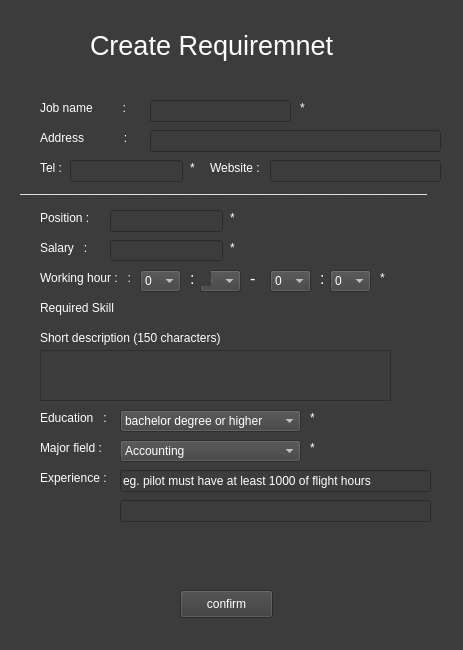
<?xml version="1.0" encoding="UTF-8"?>
<ui version="4.0">
 <class>Form</class>
 <widget class="QWidget" name="Form">
  <property name="geometry">
   <rect>
    <x>0</x>
    <y>0</y>
    <width>463</width>
    <height>650</height>
   </rect>
  </property>
  <property name="windowTitle">
   <string>Form</string>
  </property>
  <property name="styleSheet">
   <string notr="true">QWidget{
	background-color: rgb(60,60,60);
	color: white;
	font: &quot;Arial&quot;;
	
}

QComboBox{
	
	background-color: rgb(65, 65, 65);
}</string>
  </property>
  <widget class="QLabel" name="label">
   <property name="geometry">
    <rect>
     <x>90</x>
     <y>10</y>
     <width>301</width>
     <height>71</height>
    </rect>
   </property>
   <property name="font">
    <font>
     <pointsize>20</pointsize>
    </font>
   </property>
   <property name="text">
    <string>Create Requiremnet</string>
   </property>
  </widget>
  <widget class="QLabel" name="label_2">
   <property name="geometry">
    <rect>
     <x>40</x>
     <y>100</y>
     <width>111</width>
     <height>16</height>
    </rect>
   </property>
   <property name="text">
    <string>Job name         :</string>
   </property>
  </widget>
  <widget class="QLabel" name="label_3">
   <property name="geometry">
    <rect>
     <x>40</x>
     <y>160</y>
     <width>31</width>
     <height>16</height>
    </rect>
   </property>
   <property name="text">
    <string>Tel :</string>
   </property>
  </widget>
  <widget class="QLabel" name="label_4">
   <property name="geometry">
    <rect>
     <x>210</x>
     <y>160</y>
     <width>61</width>
     <height>16</height>
    </rect>
   </property>
   <property name="text">
    <string>Website :</string>
   </property>
  </widget>
  <widget class="QLabel" name="label_5">
   <property name="geometry">
    <rect>
     <x>40</x>
     <y>240</y>
     <width>61</width>
     <height>16</height>
    </rect>
   </property>
   <property name="text">
    <string>Salary   :</string>
   </property>
  </widget>
  <widget class="QLabel" name="label_6">
   <property name="geometry">
    <rect>
     <x>40</x>
     <y>210</y>
     <width>61</width>
     <height>16</height>
    </rect>
   </property>
   <property name="text">
    <string>Position :</string>
   </property>
  </widget>
  <widget class="QLabel" name="label_7">
   <property name="geometry">
    <rect>
     <x>20</x>
     <y>180</y>
     <width>431</width>
     <height>16</height>
    </rect>
   </property>
   <property name="text">
    <string>_____________________________________________________________</string>
   </property>
  </widget>
  <widget class="QLabel" name="label_8">
   <property name="geometry">
    <rect>
     <x>40</x>
     <y>270</y>
     <width>91</width>
     <height>16</height>
    </rect>
   </property>
   <property name="text">
    <string>Working hour :   :</string>
   </property>
  </widget>
  <widget class="QLabel" name="label_9">
   <property name="geometry">
    <rect>
     <x>40</x>
     <y>130</y>
     <width>101</width>
     <height>16</height>
    </rect>
   </property>
   <property name="text">
    <string>Address            :</string>
   </property>
  </widget>
  <widget class="QLabel" name="label_10">
   <property name="geometry">
    <rect>
     <x>40</x>
     <y>330</y>
     <width>201</width>
     <height>16</height>
    </rect>
   </property>
   <property name="text">
    <string>Short description (150 characters)</string>
   </property>
  </widget>
  <widget class="QTextEdit" name="textEdit_description">
   <property name="geometry">
    <rect>
     <x>40</x>
     <y>350</y>
     <width>351</width>
     <height>51</height>
    </rect>
   </property>
  </widget>
  <widget class="QLabel" name="label_11">
   <property name="geometry">
    <rect>
     <x>40</x>
     <y>410</y>
     <width>81</width>
     <height>16</height>
    </rect>
   </property>
   <property name="text">
    <string>Education   :</string>
   </property>
  </widget>
  <widget class="QLabel" name="label_12">
   <property name="geometry">
    <rect>
     <x>40</x>
     <y>470</y>
     <width>81</width>
     <height>16</height>
    </rect>
   </property>
   <property name="text">
    <string>Experience :</string>
   </property>
  </widget>
  <widget class="QPushButton" name="pushButton">
   <property name="geometry">
    <rect>
     <x>180</x>
     <y>590</y>
     <width>93</width>
     <height>28</height>
    </rect>
   </property>
   <property name="text">
    <string>confirm</string>
   </property>
  </widget>
  <widget class="QLabel" name="warning_label">
   <property name="geometry">
    <rect>
     <x>50</x>
     <y>540</y>
     <width>371</width>
     <height>41</height>
    </rect>
   </property>
   <property name="text">
    <string/>
   </property>
  </widget>
  <widget class="QLineEdit" name="lineEdit_job_name">
   <property name="geometry">
    <rect>
     <x>150</x>
     <y>100</y>
     <width>141</width>
     <height>22</height>
    </rect>
   </property>
  </widget>
  <widget class="QLineEdit" name="lineEdit_address">
   <property name="geometry">
    <rect>
     <x>150</x>
     <y>130</y>
     <width>291</width>
     <height>22</height>
    </rect>
   </property>
  </widget>
  <widget class="QLineEdit" name="lineEdit_tel">
   <property name="geometry">
    <rect>
     <x>70</x>
     <y>160</y>
     <width>113</width>
     <height>22</height>
    </rect>
   </property>
  </widget>
  <widget class="QLineEdit" name="lineEdit_web">
   <property name="geometry">
    <rect>
     <x>270</x>
     <y>160</y>
     <width>171</width>
     <height>22</height>
    </rect>
   </property>
   <property name="text">
    <string/>
   </property>
  </widget>
  <widget class="QLineEdit" name="lineEdit_salary">
   <property name="geometry">
    <rect>
     <x>110</x>
     <y>240</y>
     <width>113</width>
     <height>21</height>
    </rect>
   </property>
  </widget>
  <widget class="QLineEdit" name="lineEdit_position">
   <property name="geometry">
    <rect>
     <x>110</x>
     <y>210</y>
     <width>113</width>
     <height>22</height>
    </rect>
   </property>
  </widget>
  <widget class="QComboBox" name="start_h">
   <property name="geometry">
    <rect>
     <x>140</x>
     <y>270</y>
     <width>41</width>
     <height>22</height>
    </rect>
   </property>
   <item>
    <property name="text">
     <string>0</string>
    </property>
   </item>
   <item>
    <property name="text">
     <string>1</string>
    </property>
   </item>
   <item>
    <property name="text">
     <string>2</string>
    </property>
   </item>
   <item>
    <property name="text">
     <string>3</string>
    </property>
   </item>
   <item>
    <property name="text">
     <string>4</string>
    </property>
   </item>
   <item>
    <property name="text">
     <string>5</string>
    </property>
   </item>
   <item>
    <property name="text">
     <string>6</string>
    </property>
   </item>
   <item>
    <property name="text">
     <string>7</string>
    </property>
   </item>
   <item>
    <property name="text">
     <string>8</string>
    </property>
   </item>
   <item>
    <property name="text">
     <string>9</string>
    </property>
   </item>
   <item>
    <property name="text">
     <string>10</string>
    </property>
   </item>
   <item>
    <property name="text">
     <string>11</string>
    </property>
   </item>
   <item>
    <property name="text">
     <string>12</string>
    </property>
   </item>
   <item>
    <property name="text">
     <string>13</string>
    </property>
   </item>
   <item>
    <property name="text">
     <string>14</string>
    </property>
   </item>
   <item>
    <property name="text">
     <string>15</string>
    </property>
   </item>
   <item>
    <property name="text">
     <string>16</string>
    </property>
   </item>
   <item>
    <property name="text">
     <string>17</string>
    </property>
   </item>
   <item>
    <property name="text">
     <string>18</string>
    </property>
   </item>
   <item>
    <property name="text">
     <string>19</string>
    </property>
   </item>
   <item>
    <property name="text">
     <string>20</string>
    </property>
   </item>
   <item>
    <property name="text">
     <string>21</string>
    </property>
   </item>
   <item>
    <property name="text">
     <string>22</string>
    </property>
   </item>
   <item>
    <property name="text">
     <string>23</string>
    </property>
   </item>
  </widget>
  <widget class="QLabel" name="label_17">
   <property name="geometry">
    <rect>
     <x>250</x>
     <y>270</y>
     <width>21</width>
     <height>16</height>
    </rect>
   </property>
   <property name="font">
    <font>
     <pointsize>12</pointsize>
    </font>
   </property>
   <property name="text">
    <string>-</string>
   </property>
  </widget>
  <widget class="QComboBox" name="start_min">
   <property name="geometry">
    <rect>
     <x>200</x>
     <y>270</y>
     <width>41</width>
     <height>22</height>
    </rect>
   </property>
   <item>
    <property name="text">
     <string>0</string>
    </property>
   </item>
   <item>
    <property name="text">
     <string>1</string>
    </property>
   </item>
   <item>
    <property name="text">
     <string>2</string>
    </property>
   </item>
   <item>
    <property name="text">
     <string>3</string>
    </property>
   </item>
   <item>
    <property name="text">
     <string>4</string>
    </property>
   </item>
   <item>
    <property name="text">
     <string>5</string>
    </property>
   </item>
   <item>
    <property name="text">
     <string>6</string>
    </property>
   </item>
   <item>
    <property name="text">
     <string>7</string>
    </property>
   </item>
   <item>
    <property name="text">
     <string>8</string>
    </property>
   </item>
   <item>
    <property name="text">
     <string>9</string>
    </property>
   </item>
   <item>
    <property name="text">
     <string>10</string>
    </property>
   </item>
   <item>
    <property name="text">
     <string>11</string>
    </property>
   </item>
   <item>
    <property name="text">
     <string>12</string>
    </property>
   </item>
   <item>
    <property name="text">
     <string>13</string>
    </property>
   </item>
   <item>
    <property name="text">
     <string>14</string>
    </property>
   </item>
   <item>
    <property name="text">
     <string>15</string>
    </property>
   </item>
   <item>
    <property name="text">
     <string>16</string>
    </property>
   </item>
   <item>
    <property name="text">
     <string>17</string>
    </property>
   </item>
   <item>
    <property name="text">
     <string>18</string>
    </property>
   </item>
   <item>
    <property name="text">
     <string>19</string>
    </property>
   </item>
   <item>
    <property name="text">
     <string>20</string>
    </property>
   </item>
   <item>
    <property name="text">
     <string>21</string>
    </property>
   </item>
   <item>
    <property name="text">
     <string>22</string>
    </property>
   </item>
   <item>
    <property name="text">
     <string>23</string>
    </property>
   </item>
   <item>
    <property name="text">
     <string>24</string>
    </property>
   </item>
   <item>
    <property name="text">
     <string>25</string>
    </property>
   </item>
   <item>
    <property name="text">
     <string>26</string>
    </property>
   </item>
   <item>
    <property name="text">
     <string>27</string>
    </property>
   </item>
   <item>
    <property name="text">
     <string>28</string>
    </property>
   </item>
   <item>
    <property name="text">
     <string>29</string>
    </property>
   </item>
   <item>
    <property name="text">
     <string>30</string>
    </property>
   </item>
   <item>
    <property name="text">
     <string>31</string>
    </property>
   </item>
   <item>
    <property name="text">
     <string>32</string>
    </property>
   </item>
   <item>
    <property name="text">
     <string>33</string>
    </property>
   </item>
   <item>
    <property name="text">
     <string>34</string>
    </property>
   </item>
   <item>
    <property name="text">
     <string>35</string>
    </property>
   </item>
   <item>
    <property name="text">
     <string>36</string>
    </property>
   </item>
   <item>
    <property name="text">
     <string>37</string>
    </property>
   </item>
   <item>
    <property name="text">
     <string>38</string>
    </property>
   </item>
   <item>
    <property name="text">
     <string>39</string>
    </property>
   </item>
   <item>
    <property name="text">
     <string>40</string>
    </property>
   </item>
   <item>
    <property name="text">
     <string>41</string>
    </property>
   </item>
   <item>
    <property name="text">
     <string>42</string>
    </property>
   </item>
   <item>
    <property name="text">
     <string>43</string>
    </property>
   </item>
   <item>
    <property name="text">
     <string>44</string>
    </property>
   </item>
   <item>
    <property name="text">
     <string>45</string>
    </property>
   </item>
   <item>
    <property name="text">
     <string>46</string>
    </property>
   </item>
   <item>
    <property name="text">
     <string>47</string>
    </property>
   </item>
   <item>
    <property name="text">
     <string>48</string>
    </property>
   </item>
   <item>
    <property name="text">
     <string>49</string>
    </property>
   </item>
   <item>
    <property name="text">
     <string>50</string>
    </property>
   </item>
   <item>
    <property name="text">
     <string>51</string>
    </property>
   </item>
   <item>
    <property name="text">
     <string>52</string>
    </property>
   </item>
   <item>
    <property name="text">
     <string>53</string>
    </property>
   </item>
   <item>
    <property name="text">
     <string>54</string>
    </property>
   </item>
   <item>
    <property name="text">
     <string>55</string>
    </property>
   </item>
   <item>
    <property name="text">
     <string>56</string>
    </property>
   </item>
   <item>
    <property name="text">
     <string>57</string>
    </property>
   </item>
   <item>
    <property name="text">
     <string>58</string>
    </property>
   </item>
   <item>
    <property name="text">
     <string>59</string>
    </property>
   </item>
  </widget>
  <widget class="QLabel" name="label_18">
   <property name="geometry">
    <rect>
     <x>190</x>
     <y>270</y>
     <width>21</width>
     <height>16</height>
    </rect>
   </property>
   <property name="font">
    <font>
     <pointsize>12</pointsize>
    </font>
   </property>
   <property name="text">
    <string>:</string>
   </property>
  </widget>
  <widget class="QComboBox" name="comboBox_Degree">
   <property name="geometry">
    <rect>
     <x>120</x>
     <y>410</y>
     <width>181</width>
     <height>22</height>
    </rect>
   </property>
   <item>
    <property name="text">
     <string>bachelor degree or higher</string>
    </property>
   </item>
   <item>
    <property name="text">
     <string>master degree or higher</string>
    </property>
   </item>
   <item>
    <property name="text">
     <string>PHD</string>
    </property>
   </item>
  </widget>
  <widget class="QLineEdit" name="lineEdit_experience1">
   <property name="geometry">
    <rect>
     <x>120</x>
     <y>470</y>
     <width>311</width>
     <height>22</height>
    </rect>
   </property>
   <property name="text">
    <string>eg. pilot must have at least 1000 of flight hours</string>
   </property>
  </widget>
  <widget class="QLabel" name="label_13">
   <property name="geometry">
    <rect>
     <x>40</x>
     <y>300</y>
     <width>81</width>
     <height>16</height>
    </rect>
   </property>
   <property name="text">
    <string>Required Skill</string>
   </property>
  </widget>
  <widget class="QComboBox" name="finish_h">
   <property name="geometry">
    <rect>
     <x>270</x>
     <y>270</y>
     <width>41</width>
     <height>22</height>
    </rect>
   </property>
   <item>
    <property name="text">
     <string>0</string>
    </property>
   </item>
   <item>
    <property name="text">
     <string>1</string>
    </property>
   </item>
   <item>
    <property name="text">
     <string>2</string>
    </property>
   </item>
   <item>
    <property name="text">
     <string>3</string>
    </property>
   </item>
   <item>
    <property name="text">
     <string>4</string>
    </property>
   </item>
   <item>
    <property name="text">
     <string>5</string>
    </property>
   </item>
   <item>
    <property name="text">
     <string>6</string>
    </property>
   </item>
   <item>
    <property name="text">
     <string>7</string>
    </property>
   </item>
   <item>
    <property name="text">
     <string>8</string>
    </property>
   </item>
   <item>
    <property name="text">
     <string>9</string>
    </property>
   </item>
   <item>
    <property name="text">
     <string>10</string>
    </property>
   </item>
   <item>
    <property name="text">
     <string>11</string>
    </property>
   </item>
   <item>
    <property name="text">
     <string>12</string>
    </property>
   </item>
   <item>
    <property name="text">
     <string>13</string>
    </property>
   </item>
   <item>
    <property name="text">
     <string>14</string>
    </property>
   </item>
   <item>
    <property name="text">
     <string>15</string>
    </property>
   </item>
   <item>
    <property name="text">
     <string>16</string>
    </property>
   </item>
   <item>
    <property name="text">
     <string>17</string>
    </property>
   </item>
   <item>
    <property name="text">
     <string>18</string>
    </property>
   </item>
   <item>
    <property name="text">
     <string>19</string>
    </property>
   </item>
   <item>
    <property name="text">
     <string>20</string>
    </property>
   </item>
   <item>
    <property name="text">
     <string>21</string>
    </property>
   </item>
   <item>
    <property name="text">
     <string>22</string>
    </property>
   </item>
   <item>
    <property name="text">
     <string>23</string>
    </property>
   </item>
  </widget>
  <widget class="QLabel" name="label_19">
   <property name="geometry">
    <rect>
     <x>320</x>
     <y>270</y>
     <width>21</width>
     <height>16</height>
    </rect>
   </property>
   <property name="font">
    <font>
     <pointsize>12</pointsize>
    </font>
   </property>
   <property name="text">
    <string>:</string>
   </property>
  </widget>
  <widget class="QComboBox" name="finish_min">
   <property name="geometry">
    <rect>
     <x>330</x>
     <y>270</y>
     <width>41</width>
     <height>22</height>
    </rect>
   </property>
   <item>
    <property name="text">
     <string>0</string>
    </property>
   </item>
   <item>
    <property name="text">
     <string>1</string>
    </property>
   </item>
   <item>
    <property name="text">
     <string>2</string>
    </property>
   </item>
   <item>
    <property name="text">
     <string>3</string>
    </property>
   </item>
   <item>
    <property name="text">
     <string>4</string>
    </property>
   </item>
   <item>
    <property name="text">
     <string>5</string>
    </property>
   </item>
   <item>
    <property name="text">
     <string>6</string>
    </property>
   </item>
   <item>
    <property name="text">
     <string>7</string>
    </property>
   </item>
   <item>
    <property name="text">
     <string>8</string>
    </property>
   </item>
   <item>
    <property name="text">
     <string>9</string>
    </property>
   </item>
   <item>
    <property name="text">
     <string>10</string>
    </property>
   </item>
   <item>
    <property name="text">
     <string>11</string>
    </property>
   </item>
   <item>
    <property name="text">
     <string>12</string>
    </property>
   </item>
   <item>
    <property name="text">
     <string>13</string>
    </property>
   </item>
   <item>
    <property name="text">
     <string>14</string>
    </property>
   </item>
   <item>
    <property name="text">
     <string>15</string>
    </property>
   </item>
   <item>
    <property name="text">
     <string>16</string>
    </property>
   </item>
   <item>
    <property name="text">
     <string>17</string>
    </property>
   </item>
   <item>
    <property name="text">
     <string>18</string>
    </property>
   </item>
   <item>
    <property name="text">
     <string>19</string>
    </property>
   </item>
   <item>
    <property name="text">
     <string>20</string>
    </property>
   </item>
   <item>
    <property name="text">
     <string>21</string>
    </property>
   </item>
   <item>
    <property name="text">
     <string>22</string>
    </property>
   </item>
   <item>
    <property name="text">
     <string>23</string>
    </property>
   </item>
   <item>
    <property name="text">
     <string>24</string>
    </property>
   </item>
   <item>
    <property name="text">
     <string>25</string>
    </property>
   </item>
   <item>
    <property name="text">
     <string>26</string>
    </property>
   </item>
   <item>
    <property name="text">
     <string>27</string>
    </property>
   </item>
   <item>
    <property name="text">
     <string>28</string>
    </property>
   </item>
   <item>
    <property name="text">
     <string>29</string>
    </property>
   </item>
   <item>
    <property name="text">
     <string>30</string>
    </property>
   </item>
   <item>
    <property name="text">
     <string>31</string>
    </property>
   </item>
   <item>
    <property name="text">
     <string>32</string>
    </property>
   </item>
   <item>
    <property name="text">
     <string>33</string>
    </property>
   </item>
   <item>
    <property name="text">
     <string>34</string>
    </property>
   </item>
   <item>
    <property name="text">
     <string>35</string>
    </property>
   </item>
   <item>
    <property name="text">
     <string>36</string>
    </property>
   </item>
   <item>
    <property name="text">
     <string>37</string>
    </property>
   </item>
   <item>
    <property name="text">
     <string>38</string>
    </property>
   </item>
   <item>
    <property name="text">
     <string>39</string>
    </property>
   </item>
   <item>
    <property name="text">
     <string>40</string>
    </property>
   </item>
   <item>
    <property name="text">
     <string>41</string>
    </property>
   </item>
   <item>
    <property name="text">
     <string>42</string>
    </property>
   </item>
   <item>
    <property name="text">
     <string>43</string>
    </property>
   </item>
   <item>
    <property name="text">
     <string>44</string>
    </property>
   </item>
   <item>
    <property name="text">
     <string>45</string>
    </property>
   </item>
   <item>
    <property name="text">
     <string>46</string>
    </property>
   </item>
   <item>
    <property name="text">
     <string>47</string>
    </property>
   </item>
   <item>
    <property name="text">
     <string>48</string>
    </property>
   </item>
   <item>
    <property name="text">
     <string>49</string>
    </property>
   </item>
   <item>
    <property name="text">
     <string>50</string>
    </property>
   </item>
   <item>
    <property name="text">
     <string>51</string>
    </property>
   </item>
   <item>
    <property name="text">
     <string>52</string>
    </property>
   </item>
   <item>
    <property name="text">
     <string>53</string>
    </property>
   </item>
   <item>
    <property name="text">
     <string>54</string>
    </property>
   </item>
   <item>
    <property name="text">
     <string>55</string>
    </property>
   </item>
   <item>
    <property name="text">
     <string>56</string>
    </property>
   </item>
   <item>
    <property name="text">
     <string>57</string>
    </property>
   </item>
   <item>
    <property name="text">
     <string>58</string>
    </property>
   </item>
   <item>
    <property name="text">
     <string>59</string>
    </property>
   </item>
  </widget>
  <widget class="QComboBox" name="comboBox_major">
   <property name="geometry">
    <rect>
     <x>120</x>
     <y>440</y>
     <width>181</width>
     <height>22</height>
    </rect>
   </property>
   <item>
    <property name="text">
     <string>Accounting</string>
    </property>
   </item>
   <item>
    <property name="text">
     <string>Computer Science</string>
    </property>
   </item>
   <item>
    <property name="text">
     <string>Engineering</string>
    </property>
   </item>
   <item>
    <property name="text">
     <string>Business Administration</string>
    </property>
   </item>
   <item>
    <property name="text">
     <string>Sociology/Social Work</string>
    </property>
   </item>
   <item>
    <property name="text">
     <string>Mathematics/Statistics</string>
    </property>
   </item>
   <item>
    <property name="text">
     <string>Psychology</string>
    </property>
   </item>
   <item>
    <property name="text">
     <string>History/Political Science</string>
    </property>
   </item>
   <item>
    <property name="text">
     <string>Healthcare</string>
    </property>
   </item>
   <item>
    <property name="text">
     <string>Education</string>
    </property>
   </item>
   <item>
    <property name="text">
     <string>Environmental Science</string>
    </property>
   </item>
   <item>
    <property name="text">
     <string>Visual &amp; Performing Arts</string>
    </property>
   </item>
  </widget>
  <widget class="QLabel" name="label_14">
   <property name="geometry">
    <rect>
     <x>40</x>
     <y>440</y>
     <width>81</width>
     <height>16</height>
    </rect>
   </property>
   <property name="text">
    <string>Major field :</string>
   </property>
  </widget>
  <widget class="QLineEdit" name="lineEdit_experience2">
   <property name="geometry">
    <rect>
     <x>120</x>
     <y>500</y>
     <width>311</width>
     <height>22</height>
    </rect>
   </property>
  </widget>
  <widget class="QLabel" name="label_25">
   <property name="geometry">
    <rect>
     <x>300</x>
     <y>100</y>
     <width>16</width>
     <height>16</height>
    </rect>
   </property>
   <property name="text">
    <string>*</string>
   </property>
  </widget>
  <widget class="QLabel" name="label_26">
   <property name="geometry">
    <rect>
     <x>190</x>
     <y>160</y>
     <width>16</width>
     <height>16</height>
    </rect>
   </property>
   <property name="text">
    <string>*</string>
   </property>
  </widget>
  <widget class="QLabel" name="label_27">
   <property name="geometry">
    <rect>
     <x>230</x>
     <y>210</y>
     <width>16</width>
     <height>16</height>
    </rect>
   </property>
   <property name="text">
    <string>*</string>
   </property>
  </widget>
  <widget class="QLabel" name="label_28">
   <property name="geometry">
    <rect>
     <x>230</x>
     <y>240</y>
     <width>16</width>
     <height>16</height>
    </rect>
   </property>
   <property name="text">
    <string>*</string>
   </property>
  </widget>
  <widget class="QLabel" name="label_29">
   <property name="geometry">
    <rect>
     <x>380</x>
     <y>270</y>
     <width>16</width>
     <height>16</height>
    </rect>
   </property>
   <property name="text">
    <string>*</string>
   </property>
  </widget>
  <widget class="QLabel" name="label_30">
   <property name="geometry">
    <rect>
     <x>310</x>
     <y>410</y>
     <width>16</width>
     <height>16</height>
    </rect>
   </property>
   <property name="text">
    <string>*</string>
   </property>
  </widget>
  <widget class="QLabel" name="label_31">
   <property name="geometry">
    <rect>
     <x>310</x>
     <y>440</y>
     <width>16</width>
     <height>16</height>
    </rect>
   </property>
   <property name="text">
    <string>*</string>
   </property>
  </widget>
 </widget>
 <resources>
  <include location="resource_pic/source.qrc"/>
 </resources>
 <connections/>
</ui>
